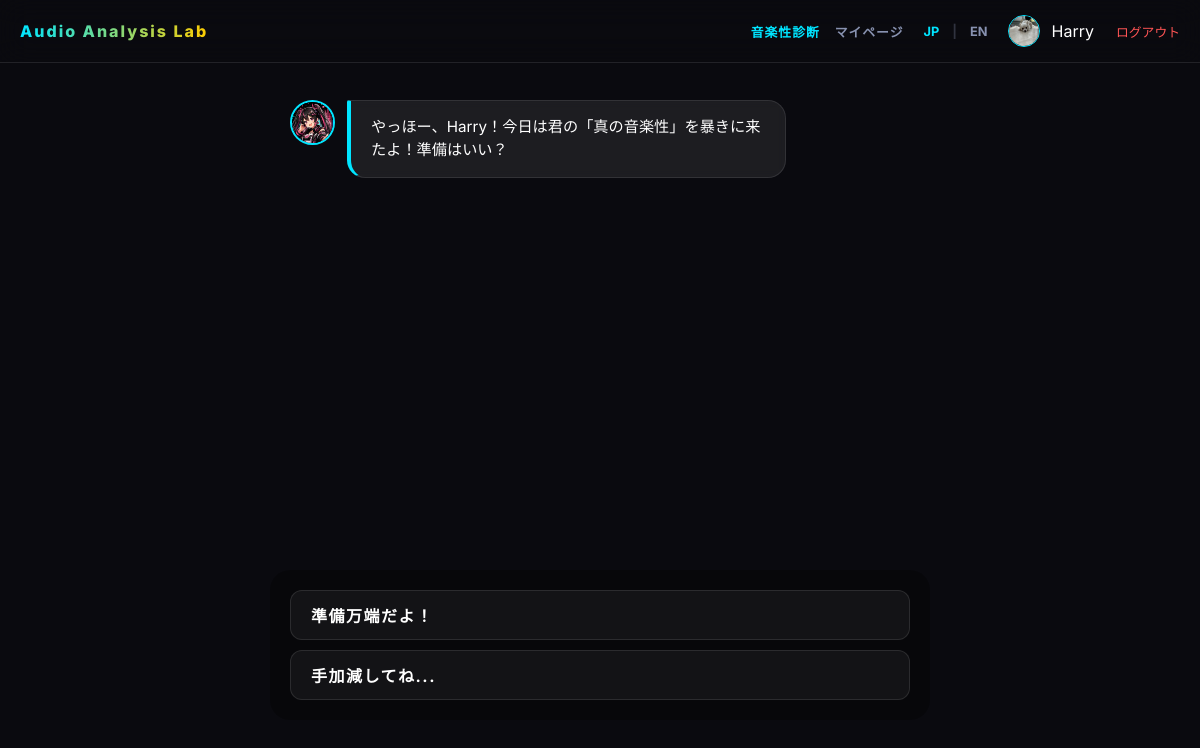
Screenshot of /diagnosis (signed in) with the database file from the repository.
### app.py (models this page shows)
class User(Base):
    __tablename__ = "users"
    id = Column(Integer, primary_key=True, index=True)
    username = Column(String, unique=True, index=True)
    hashed_password = Column(String)
    icon_url = Column(String, default="https://api.dicebear.com/7.x/avataaars/svg?seed=default")

### app.py (the view)
@app.get("/diagnosis")
async def diagnosis_page(request: Request, lang: Optional[str] = None, user=Depends(get_current_user)):
    current_lang = lang or request.cookies.get("lang", "ja")
    if current_lang not in TRANSLATIONS:
        current_lang = "ja"
    t = TRANSLATIONS[current_lang]
    return templates.TemplateResponse(request=request, name="diagnosis.html", context={"user": user, "t": t})

### templates/diagnosis.html (shortened to what this page needs)
<!DOCTYPE html>
<html lang="{{ t.lang_code }}">
<head>
    <link rel="stylesheet" href="/static/css/style.css">
</head>
<body data-lang="{{ t.lang_code }}"
      data-username="{{ user.username if user else 'Guest' }}"
      data-user-icon="{{ user.icon_url if user else '/static/img/logo.png' }}">
    <nav class="top-nav">
        <div class="nav-logo">
            <a href="/" style="text-decoration: none; color: inherit;">
                <span>Audio Analysis Lab</span>
            </a>
        </div>
        <div class="nav-right">
            <a href="/diagnosis" class="nav-link active">{{ t.community_nav }}</a>
            {% if user %}
            <a href="/mypage" class="nav-link">{{ t.mypage_nav }}</a>
            {% endif %}
            <div class="lang-switcher">
                <a href="/set_lang/ja" class="{% if t.lang_code == 'ja' %}active{% endif %}">JP</a>
                <span>|</span>
                <a href="/set_lang/en" class="{% if t.lang_code == 'en' %}active{% endif %}">EN</a>
            </div>
            <div class="nav-user">
                {% if user %}
                <div class="user-info">
                    <img src="{{ user.icon_url }}" class="user-icon">
                    <span>{{ user.username }}</span>
                    <a href="/logout" class="logout-link">{{ t.logout }}</a>
                </div>
                {% else %}
                <button onclick="openAuth()" class="login-trigger">{{ t.login_btn }}</button>
                {% endif %}
            </div>
        </div>
    </nav>
    <div class="chat-container">
        <div class="chat-window" id="chat-window">
        </div>
        <div class="quiz-controls" id="quiz-controls">
        </div>
    </div>
</body>
</html>

### static/css/style.css (style rules this page uses)
* { box-sizing: border-box; }
:root { --primary-color: #00e5ff; --bg-color: #0a0a0f; --panel-bg: rgba(10, 10, 15, 0.7); --text-main: #ffffff; --text-sub: #8892b0; }
body { margin: 0; padding: 0; background-color: var(--bg-color); color: var(--text-main); font-family: 'Inter', sans-serif; display: flex; justify-content: center; align-items: center; min-height: 100vh; overflow: hidden; }
.top-nav { position: fixed; top: 0; left: 0; width: 100%; padding: 15px 20px; display: flex; justify-content: space-between; align-items: center; background: rgba(10, 10, 15, 0.8); backdrop-filter: blur(15px); border-bottom: 1px solid rgba(255,255,255,0.1); z-index: 50; }
.nav-logo { display: flex; align-items: center; gap: 15px; font-weight: 800; letter-spacing: 2px; background: linear-gradient(90deg, #00e5ff, #FFCC00); -webkit-background-clip: text; -webkit-text-fill-color: transparent; }
.nav-right { display: flex; align-items: center; gap: 15px; }
.nav-link { text-decoration: none; color: var(--text-sub); font-size: 0.8rem; font-weight: bold; letter-spacing: 1px; transition: color 0.3s; }
.nav-link:hover, .nav-link.active { color: var(--primary-color); }
.lang-switcher { font-size: 0.8rem; font-weight: bold; color: var(--text-sub); }
.lang-switcher a { color: inherit; text-decoration: none; padding: 5px; transition: color 0.3s; }
.lang-switcher a.active { color: var(--primary-color); }
.lang-switcher span { opacity: 0.3; margin: 0 5px; }
.user-info { display: flex; align-items: center; gap: 12px; }
.user-icon { width: 32px; height: 32px; border-radius: 50%; border: 1px solid var(--primary-color); }
.logout-link { font-size: 0.8rem; color: #ff5555; text-decoration: none; margin-left: 10px; }
.chat-container { max-width: 700px; margin: 0 auto; height: calc(100vh - 120px); display: flex; flex-direction: column; padding: 20px; }
.chat-window { flex: 1; overflow-y: auto; padding: 20px; display: flex; flex-direction: column; gap: 20px; scrollbar-width: thin; scrollbar-color: var(--primary-color) rgba(255,255,255,0.05); }
.quiz-controls { padding: 20px; background: rgba(0,0,0,0.3); border-radius: 20px; margin-top: 20px; display: flex; flex-direction: column; gap: 10px; }

### rows the page displays
User: icon_url (picture), username "Harry"

### other values shown
{{ t.community_nav }} "音楽性診断"
{{ t.mypage_nav }} "マイページ"
{{ t.logout }} "ログアウト"
